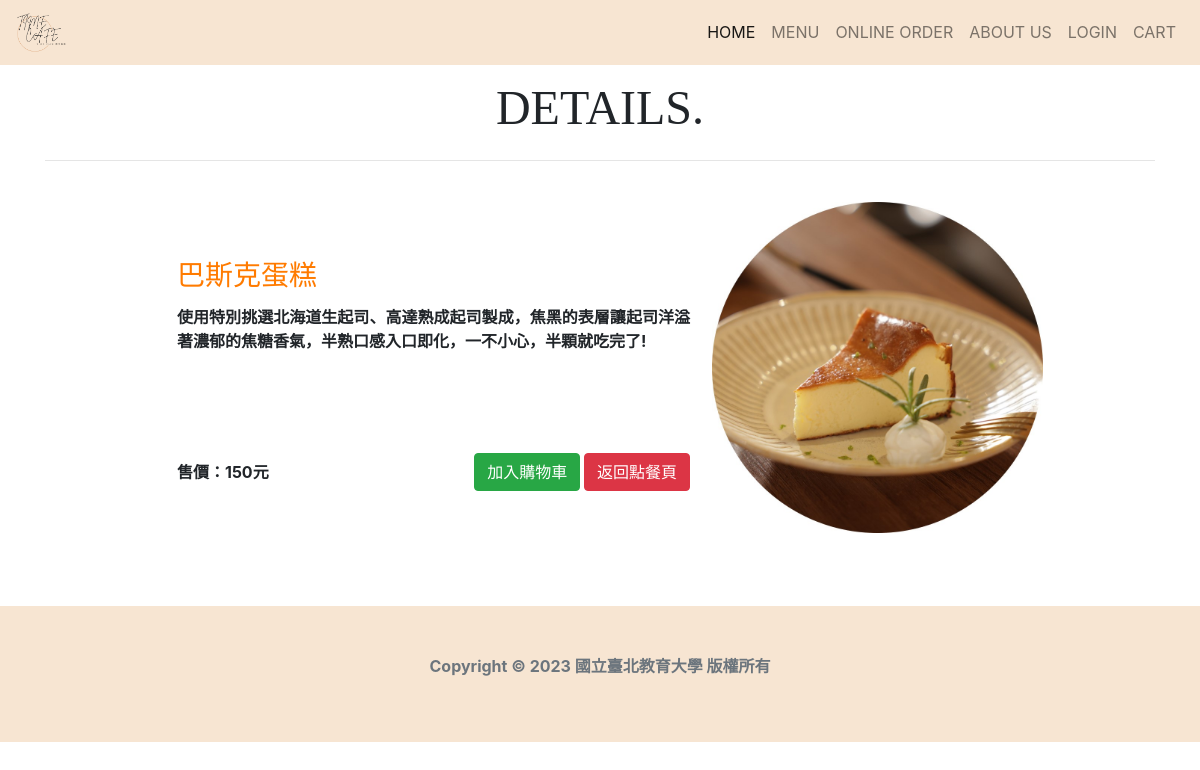
Screenshot of /order/ba-si-ke-dan-gao/ with the database file from the repository.
### product/models.py (models this page shows, shortened)
class Product(models.Model):
    title = models.CharField(max_length=255, default="")
    price = models.PositiveIntegerField(default="")
    description = models.TextField(default="")
    slug = models.SlugField(blank=True, default="")
    category = models.ForeignKey(Category, null=True, on_delete=models.PROTECT)
    tags = models.ManyToManyField(Tag)
    image = models.ImageField(default="", blank=True, upload_to="images")

### product/views.py (the view)
# urls.py: path('order/<slug:slug>/', pviews.detail, name='detail'),
def detail(request, slug=None):
 product = get_object_or_404(Product, slug=slug)
 return render(request, 'detail.html', locals())

### templates/detail.html (shortened to what this page needs)
{% extends "base.html" %}
{% block content %}
<br>
<br>
<br>
<div align="center">
    <font face="Playfair Display Bold" size="7">DETAILS.</font>
    <br><hr><br>
    <table width="80%">
        <tr>
            <th width="50%" colspan="2">
                <div class="card-body">
                    <h3 class="card-title" style="color:#ff7b00;">{{ product.title }}</h3>
                    <div align="justify">
                        <div class="card-text">{{ product.description }}</div>
                    </div>
            </th>
            <th width="30%" rowspan="3">
                <img class="card-img-top" src="{{ product.image.url }}" alt="Card image cap">
            </th>
        </tr>
        <tr>
            <th>
                <div class="card-body">售價：{{ product.price }}元
            </th>
            <th>
                <div class="card-body" align="right">
                <button id="success-message" onclick="addcart()" class="btn btn-success">加入購物車</button>
                <a href="/order/" class="btn btn-danger" >返回點餐頁</a>
            </th>
        </tr>
    </table>
</div>
{% endblock %}

### rows the page displays
Product: title "巴斯克蛋糕", description "使用特別挑選北海道生起司、高達熟成起司製成，焦黑的表層讓起司洋溢著濃郁的焦糖香氣，半熟口感入口即化，一不小心，半顆就吃完了!", image (picture), price "150"
